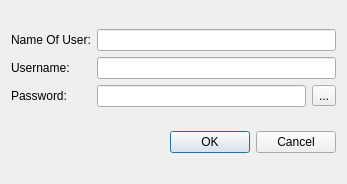
<?xml version="1.0" encoding="UTF-8"?>
<ui version="4.0">
 <class>DialogSignUp</class>
 <widget class="QDialog" name="DialogSignUp">
  <property name="geometry">
   <rect>
    <x>0</x>
    <y>0</y>
    <width>347</width>
    <height>184</height>
   </rect>
  </property>
  <property name="windowTitle">
   <string>Dialog</string>
  </property>
  <layout class="QVBoxLayout" name="verticalLayout">
   <item>
    <layout class="QGridLayout" name="gridLayout">
     <item row="0" column="0">
      <widget class="QLabel" name="lblName">
       <property name="text">
        <string>Name Of User:</string>
       </property>
      </widget>
     </item>
     <item row="1" column="0">
      <widget class="QLabel" name="lblUsername">
       <property name="text">
        <string>Username: </string>
       </property>
      </widget>
     </item>
     <item row="2" column="0">
      <widget class="QLabel" name="lblPassword">
       <property name="text">
        <string>Password:</string>
       </property>
      </widget>
     </item>
     <item row="2" column="1">
      <widget class="QLineEdit" name="editPass">
       <property name="echoMode">
        <enum>QLineEdit::Password</enum>
       </property>
      </widget>
     </item>
     <item row="2" column="2">
      <widget class="QToolButton" name="btnShowPass">
       <property name="text">
        <string>...</string>
       </property>
      </widget>
     </item>
     <item row="1" column="1" colspan="2">
      <widget class="QLineEdit" name="editUsername"/>
     </item>
     <item row="0" column="1" colspan="2">
      <widget class="QLineEdit" name="editName"/>
     </item>
    </layout>
   </item>
   <item>
    <widget class="QDialogButtonBox" name="buttonBox">
     <property name="orientation">
      <enum>Qt::Horizontal</enum>
     </property>
     <property name="standardButtons">
      <set>QDialogButtonBox::Cancel|QDialogButtonBox::Ok</set>
     </property>
    </widget>
   </item>
  </layout>
 </widget>
 <tabstops>
  <tabstop>editName</tabstop>
  <tabstop>editUsername</tabstop>
  <tabstop>editPass</tabstop>
  <tabstop>btnShowPass</tabstop>
 </tabstops>
 <resources/>
 <connections>
  <connection>
   <sender>buttonBox</sender>
   <signal>accepted()</signal>
   <receiver>DialogSignUp</receiver>
   <slot>accept()</slot>
   <hints>
    <hint type="sourcelabel">
     <x>248</x>
     <y>254</y>
    </hint>
    <hint type="destinationlabel">
     <x>157</x>
     <y>274</y>
    </hint>
   </hints>
  </connection>
  <connection>
   <sender>buttonBox</sender>
   <signal>rejected()</signal>
   <receiver>DialogSignUp</receiver>
   <slot>reject()</slot>
   <hints>
    <hint type="sourcelabel">
     <x>316</x>
     <y>260</y>
    </hint>
    <hint type="destinationlabel">
     <x>286</x>
     <y>274</y>
    </hint>
   </hints>
  </connection>
 </connections>
</ui>
